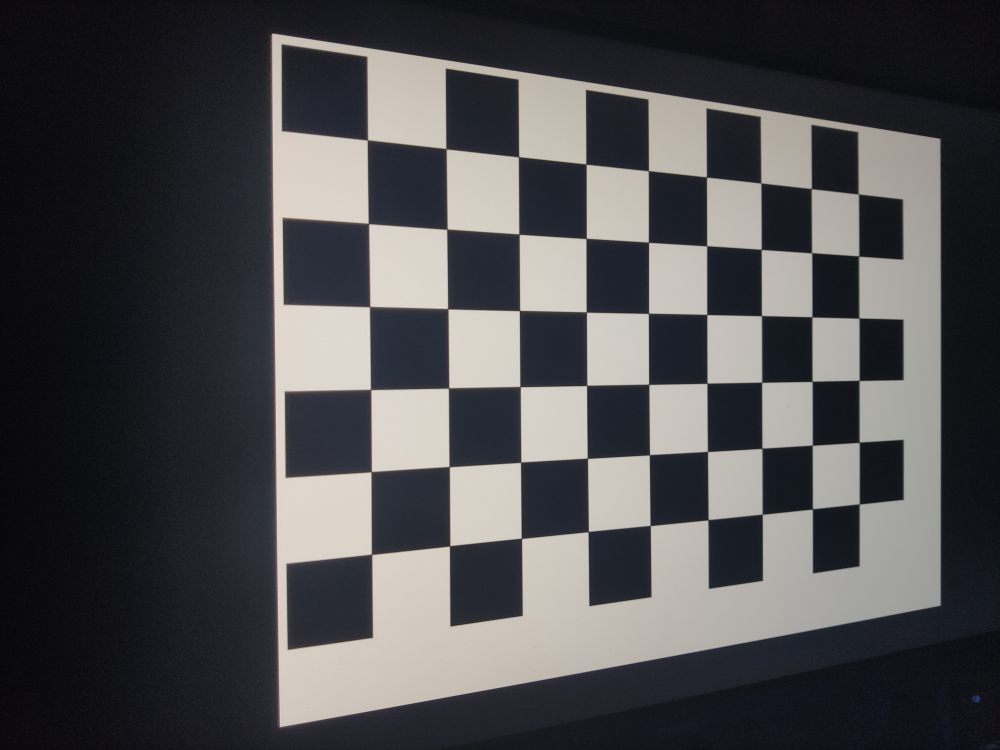
#> input picture lab1/input/chessboard/12MP/IMG_20211015_232742.jpg, 4000 x 3000 px, given in place of 26cm_12MP.jpg, which was not available (shown at 1/4 size)
$ python task2.py
#> lines starting #> are read from the running program, lines starting #| are printed output that depends on the picture; long printed decimals are rounded; pictures that were not available may be replaced by others from this repository, and a replacement may not be noted
from unittest import result
import cv2
import matplotlib.pyplot as plt
import numpy as np
from numpy.lib.function_base import sinc
import scipy.signal as s
import math
import os
import sys
from scipy.spatial import distance


# np.set_printoptions(threshold=sys.maxsize)

os.system('cls')
# 0. Параметры:
IMG_FILE = os.getcwd().replace('\\', '/') + "/lab1/input/var16/26cm_12MP.jpg"
PIXEL_SIZE_MM = 2 * 0.8 * 10 ** -3
DISTANCE_MM = 260
FOCUS_MM = 4.94
# LowPassCore = np.array(
#     [
#         [1, 1, 1, 1, 1, 1, 1],
#         [1, 2, 2, 2, 2, 2, 1],
#         [1, 2, 3, 3, 3, 2, 1],
#         [1, 2, 3, 4, 3, 2, 1],
#         [1, 2, 3, 3, 3, 2, 1],
#         [1, 2, 2, 2, 2, 2, 1],
#         [1, 1, 1, 1, 1, 1, 1]
#     ]
# )
# LowPassCore = LowPassCore/np.sum(np.sum(LowPassCore))


def LP_filter(x, y):
    return np.sinc(x)*np.sinc(y)


# 1. Считываем файл:
imgi = np.uint8(cv2.imread(IMG_FILE, cv2.IMREAD_GRAYSCALE))
#> imgi: shape (3000, 4000); min 0, max 250, mean 77.5

# 2. Отображаем файл:
fig0 = plt.figure('Оригинал')
plt.imshow(imgi, cmap='gray', vmin=np.min(0), vmax=np.max(imgi))
plt.draw()
plt.show(block=False)
fig0.canvas.draw()
fig0.canvas.flush_events()

# [20 lines of commented-out code are left out]
hsize = 80
width = 23
border = (hsize-width)//2
h = np.array([[-1] * hsize] * hsize)
h[border:border+width, :] = 1
h[:, border:border+width] = 1

p = []
print('Производится двумерная свёртка с окном "звезда"', hsize, 'x', hsize)
# imgo = np.array(s.convolve2d(np.double(imgi), np.flip(h),
#                              mode='same', boundary='wrap'))
imgo = s.fftconvolve(np.double(imgi), h, mode='same')
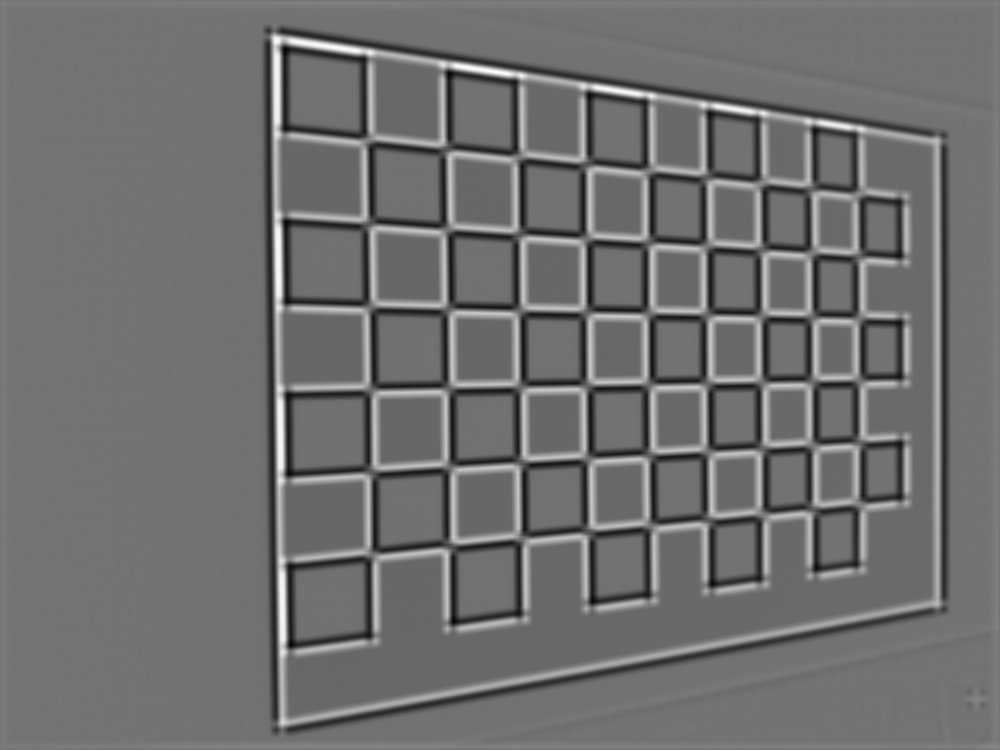
#> imgo: shape (3000, 4000) float64 (shown at 1/4 size); min -182867, max 216434, mean -7206.6; drawn with min black and max white
imgo = 255 * (imgo / imgo.max())
imgo[imgo < 0] = 0
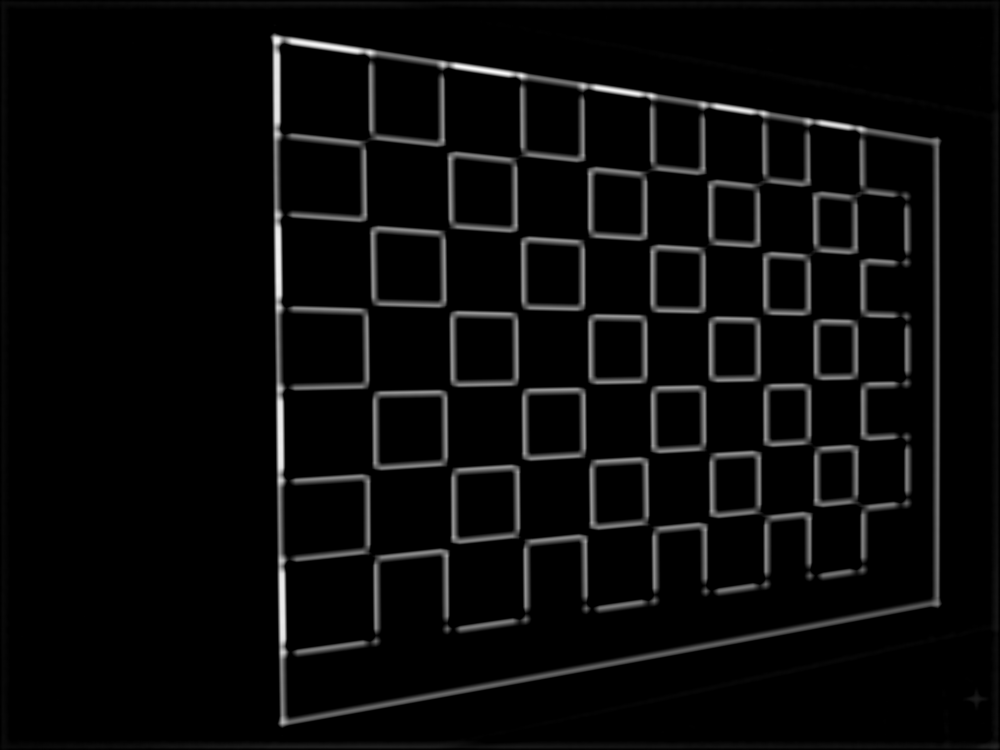
#> imgo: shape (3000, 4000) float64 (shown at 1/4 size); min 0, max 255, mean 9.8
imgo[imgo > 255] = 255
fig1 = plt.figure('Свёртка со звездой')
plt.imshow(imgo, cmap='gray', vmin=np.min(0), vmax=np.max(imgo))
plt.draw()
plt.show(block=False)
fig1.canvas.draw()
fig1.canvas.flush_events()

hsize = 60
a = hsize//2
b = hsize//2
radius = 14
h = np.array([[-1] * hsize] * hsize)
for y in range(hsize):
    for x in range(hsize):
        if (x-a)**2 + (y-b)**2 < radius**2:
            h[x][y] = 1

print('Производится двумерная свёртка с окном "круг"', hsize, 'x', hsize)
# imgo = np.array(s.convolve2d(np.double(imgi), np.flip(h),
#                              mode='same', boundary='wrap'))
imgo = s.fftconvolve(np.double(imgo), h, mode='same')
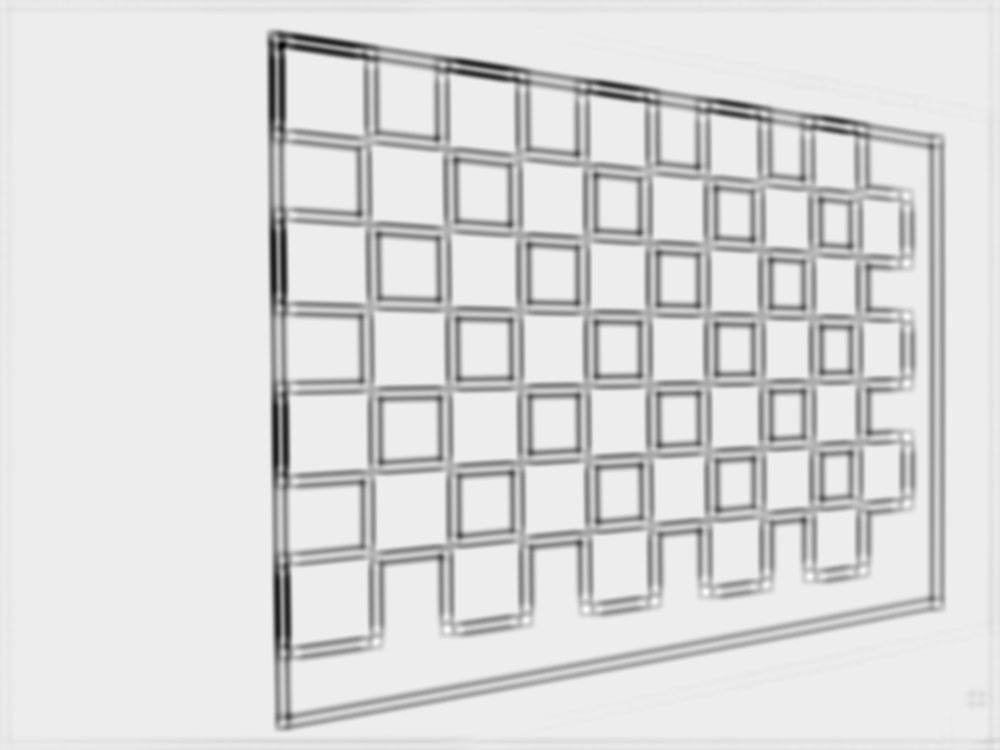
#> imgo: shape (3000, 4000) float64 (shown at 1/4 size); min -303279.3, max 21909, mean -23033.1; drawn with min black and max white
imgo = 255 * (imgo / imgo.max())
imgo[imgo < 0] = 0
imgo[imgo > 255] = 255
fig2 = plt.figure('Свёртка с кругом')
plt.imshow(imgo, cmap='gray', vmin=np.min(0), vmax=np.max(imgo))
plt.draw()
plt.show(block=False)
fig2.canvas.draw()
fig2.canvas.flush_events()

hsize = 61
h = np.array([[-1] * hsize] * hsize)
h[(hsize-1)//2, (hsize-1)//2] = 255

print('Производится двумерная свёртка с окном "точка"', hsize, 'x', hsize)
# imgo = np.array(s.convolve2d(np.double(imgi), np.flip(h),
#                              mode='same', boundary='wrap'))
imgo = s.fftconvolve(np.double(imgo), h, mode='same')
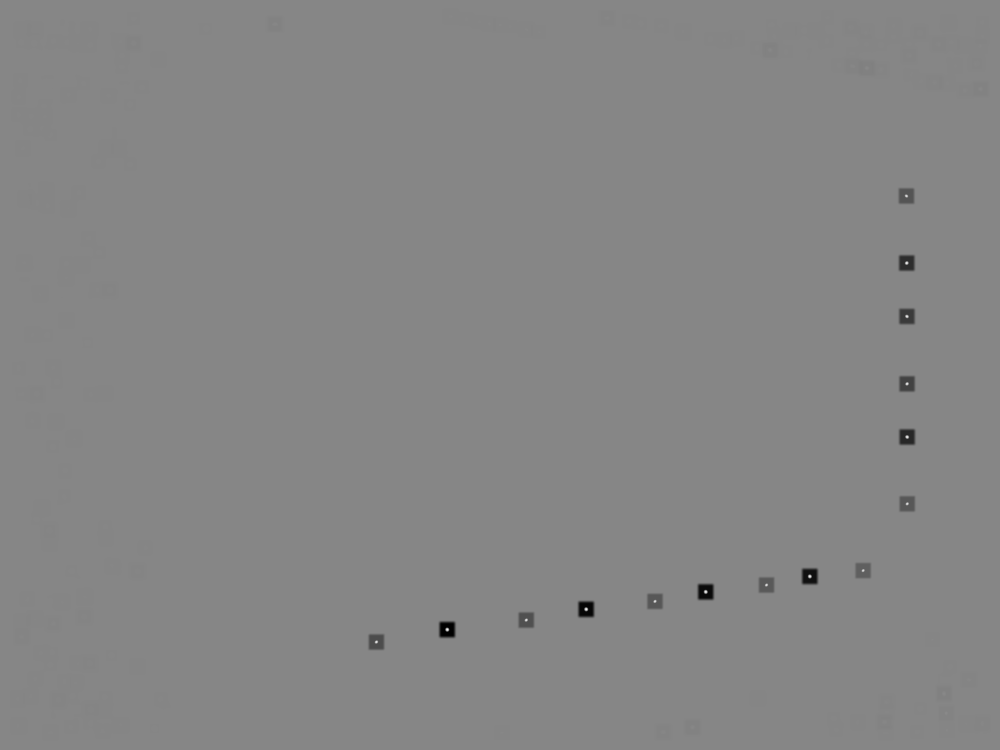
#> imgo: shape (3000, 4000) float64 (shown at 1/4 size); min -34354.2, max 30925.8, mean -98.8; drawn with min black and max white
imgo = 255 * (imgo / imgo.max())
imgo[imgo < 0] = 0
imgo[imgo > 255] = 255
fig2 = plt.figure('Свёртка с точкой')
plt.imshow(imgo, cmap='gray', vmin=np.min(0), vmax=np.max(imgo))
plt.draw()
plt.show(block=False)
fig2.canvas.draw()
fig2.canvas.flush_events()
p = np.argwhere(imgo > 150)
#> p = 591 pairs, first value 781 to 2570, second value 1502 to 3631
# print(p, len(p))
points = []

flag = 0
next_i = 0
for i in range(0, len(p)):
    index = []
    for j in range(0, len(p)):
        if (p[i][0]-p[j][0])**2 + (p[i][1]-p[j][1])**2 < radius**2:
            index.append([True, True])
        else:
            if flag == 0:
                next_i = j
                flag = 1
            index.append([False, False])
    i = j
    flag = 0
    tmp = np.reshape(p[index], (-1, 2))
    points.append(np.floor(np.mean(tmp, axis=0)))
#> after the loop, next_i = 0; points = 591 pairs, first value 783 to 2567, second value 1505 to 3628
points = np.unique(points, axis=0)
#> points = 15 rows, first 8: [783, 3625], [1051, 3626], [1265, 3627], [1534, 3627], [1747, 3628], [2014, 3628], [2281, 3452], [2305, 3239]
print('\nНайдено', len(points), 'звёзд:')
#| Найдено 15 звёзд:
for i in range(0, len(points)):
    print('Точка', i, ':', points[i])
#> this loop made 15 passes
#| Точка 0 : [ 783. 3625.]
#| Точка 1 : [1051. 3626.]
#| Точка 2 : [1265. 3627.]
#| Точка 3 : [1534. 3627.]
#| Точка 4 : [1747. 3628.]
#| Точка 5 : [2014. 3628.]
#| Точка 6 : [2281. 3452.]
#| Точка 7 : [2305. 3239.]
#> (further printed lines are left out)

# 4 Поиск кратчайшего пути

len0to2 = np.sqrt((points[0][0] - points[2][0]) **
                  2 + (points[0][1] - points[2][1])**2)
#> len0to2 = 482

len2to5 = np.sqrt((points[2][0] - points[5][0]) **
                  2 + (points[2][1] - points[5][1])**2)
#> len2to5 = 749

len5to3 = np.sqrt((points[5][0] - points[3][0]) **
                  2 + (points[5][1] - points[3][1])**2)
#> len5to3 = 480

len3to1 = np.sqrt((points[3][0] - points[1][0]) **
                  2 + (points[3][1] - points[1][1])**2)
#> len3to1 = 483

len1to4 = np.sqrt((points[1][0] - points[4][0]) **
                  2 + (points[1][1] - points[4][1])**2)
#> len1to4 = 696

len4to6 = np.sqrt((points[4][0] - points[6][0]) **
                  2 + (points[4][1] - points[6][1])**2)
#> len4to6 = 562.3

resultLength = len0to2+len2to5+len5to3+len3to1+len1to4+len4to6
#> resultLength = 3452.3
resultLength_mm = (resultLength * PIXEL_SIZE_MM) * DISTANCE_MM / FOCUS_MM
#> resultLength_mm = 290.7

print('\nДлина пути в пикселях:', resultLength)
#| Длина пути в пикселях: 3452.266
print('Длина пути в мм:', resultLength_mm)
#| Длина пути в мм: 290.717

input("\nPress ENTER...")
